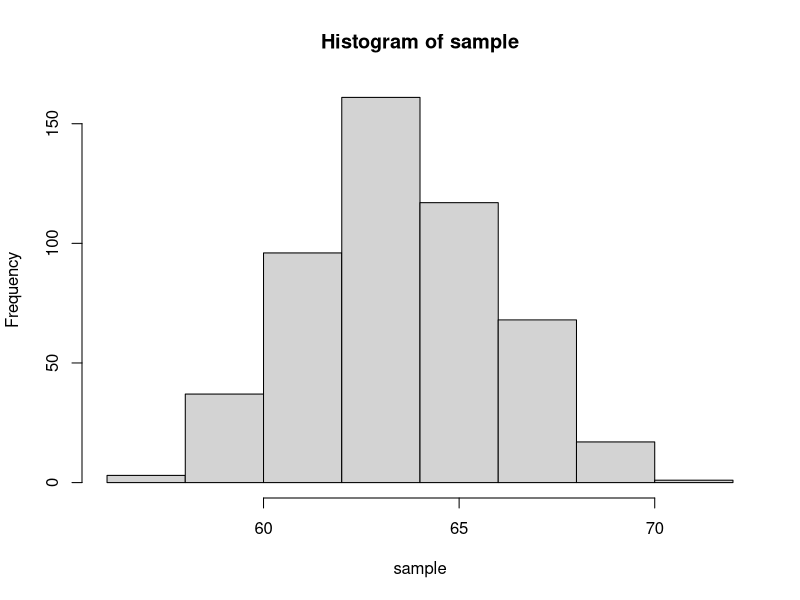
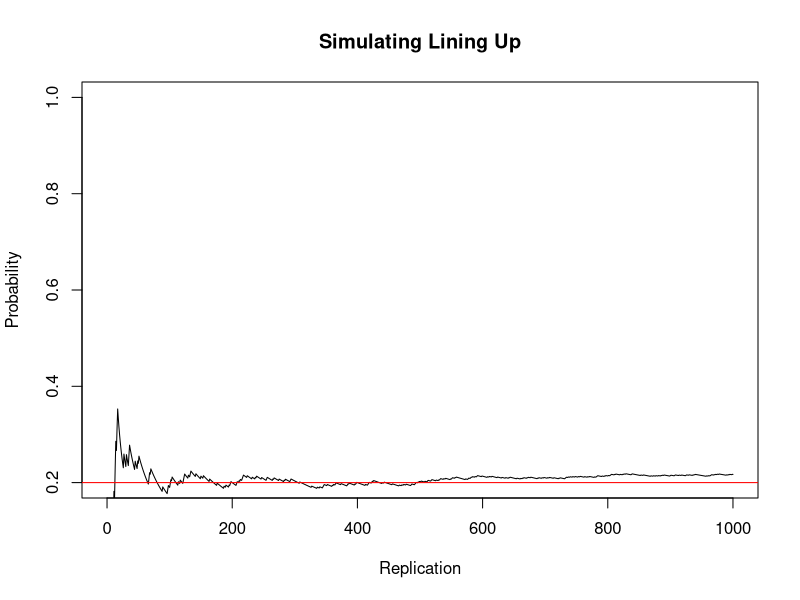

Reproduce these figures in R, in order.
## ---- chunk 1
knitr::opts_chunk$set(echo = TRUE)
## ---- chunk 2

trials <- 10^4
success <- 0
for (i in seq_len(trials)){
  throw <- sample(1:6, size=30, replace=TRUE)
  count <- table(throw)
  if (all(count >= 3)){
    success <- success + 1
  }
}

success / trials

## ---- chunk 3

dbinom(8, 12, 0.71)

## ---- chunk 4

1 - pbinom(2, 9, 0.08)

## ---- chunk 5

mean <- 63.6
sd <- 2.5

pnorm(60, mean, sd) + (1 - pnorm(65, mean, sd))

## ---- chunk 6
1 - pnorm(72, mean, sd)

## ---- chunk 7

sample <- rnorm(500, mean, sd)

hist(sample)

## ---- chunk 8

prob <- 1/8

## ---- chunk 9

dgeom(4, prob)

## ---- chunk 10

pgeom(4, prob) - pgeom(1, prob)

## ---- chunk 11

theo_v <- (1 - prob)/prob

set.seed(123)

sample_x <- rgeom(1000, prob)
estimate <- mean(sample_x <= 3)

abs(estimate - theo_v)

## ---- chunk 12

trials <- 1000
success <- vector(length=trials)

for (i in 1:trials){
  letters <- sample(LETTERS[1:10])
  where_a <- which(letters == "A")
  where_b <- which(letters == "B")
  success[i] <- (abs(where_a - where_b) == 1)
}

cum_success <- cumsum(success)
probability <- cum_success / seq_len(trials)

## ---- chunk 13

plot(probability,
     type = "l",
     xlim = c(0, trials),
     ylim = c(0.2, 1),
     main = "Simulating Lining Up",
     xlab = "Replication",
     ylab = "Probability")

abline(h = 1/5, col = "red")

